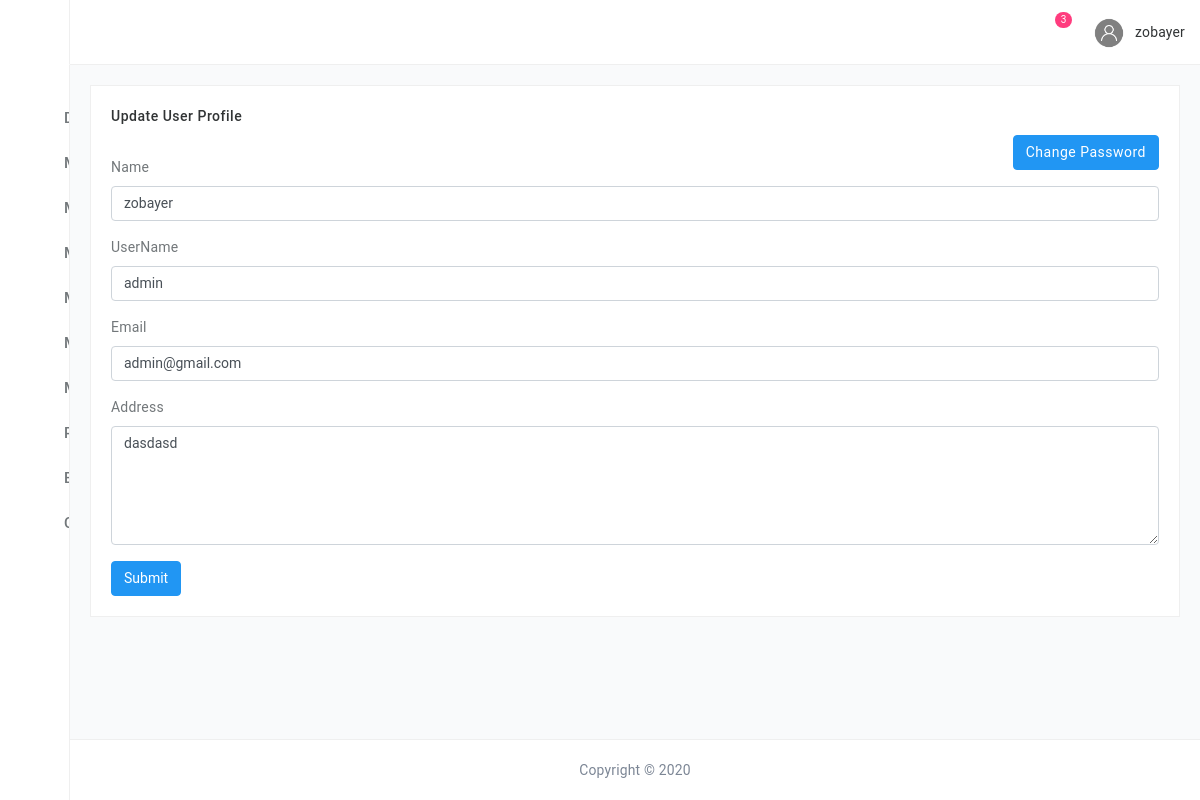
Page /admin/userprofile.php (signed in) on the committed database.
### tables this page shows
CREATE TABLE `users` (
  `userId` int(11) NOT NULL,
  `name` varchar(255) DEFAULT NULL,
  `employeeid` varchar(255) DEFAULT NULL,
  `address` varchar(255) DEFAULT NULL,
  `city` varchar(255) DEFAULT NULL,
  `country` varchar(255) DEFAULT NULL,
  `zip` varchar(255) DEFAULT NULL,
  `phone` varchar(255) DEFAULT NULL,
  `email` varchar(255) DEFAULT NULL,
  `password` varchar(32) DEFAULT NULL,
  `typeofuser` varchar(255) DEFAULT 'general',
  `img` varchar(255) DEFAULT NULL,
  `role` int(11) NOT NULL DEFAULT 1,
  `block` varchar(255) NOT NULL DEFAULT '0'
);

### lib/Database.php (called while the page is built, shortened)
<?php
Class Database{
 public $host   = DB_HOST;
 public $user   = DB_USER;
 public $pass   = DB_PASS;
 public $dbname = DB_NAME;
 public $link;
private function connectDB(){
 $this->link = new mysqli($this->host, $this->user, $this->pass,
  $this->dbname);
 }
public function select($query){
  $result = $this->link->query($query) or
   die($this->link->error.__LINE__);
  if($result->num_rows > 0){
    return $result;
  } else {
    return false;
  }
 }
}
?>

### lib/Session.php (called while the page is built, shortened)
<?php
class Session{
 public static function get($key){
  if (isset($_SESSION[$key])) {
   return $_SESSION[$key];
  } else {
   return false;
  }
 }
}
?>

### classes/User.php (called while the page is built, shortened)
<?php
$filepath=realpath(dirname(__FILE__));
include_once ($filepath.'/../lib/Database.php');
 ?>
<?php
class User{
	private $db;
	public function __construct(){
		$this->db=new Database();
	}
	public function getUserProfileData()
	{
		$adminid=Session::get("adminId");
		$adminRole=Session::get("adminRole");
		$query="select * from users where userId='$adminid' and role='$adminRole'";
         $result=$this->db->select($query);
         return $result;
	}
}
 ?>

### admin/userprofile.php (the view, shortened to what this page needs)
<?php include 'inc/header.php';?>
<?php include 'inc/sidebar.php';?>
<?php include 'inc/header-nav.php';?>
<?php include_once'../classes/User.php';?>
<?php
$ur= new User();
 ?>
 <main class="main-content bgc-grey-100">
    <div id="mainContent">
        <div class="row gap-20 masonry pos-r">
            <div class="masonry-sizer col-md-12"></div>
            <div class="masonry-item col-md-12">
                <div class="bgc-white p-20 bd">
                    <h6 class="c-grey-900">Update User Profile</h6>
                    <h6 class="pull-right">
                      <a href="changepassword.php" class="btn btn-primary">Change Password</a>
                    </h6>
                    <div class="mT-30">
                         <?php
                         $viewusers=$ur->getUserProfileData();
	                     if ($viewusers) {
	                     while ($result=$viewusers->fetch_assoc()) {
                         ?>
                        <form  method="post">
                            <div class="form-group">
                                <label for="exampleInputEmail1">Name </label>
                                <input type="text" class="form-control" id="exampleInputEmail1" aria-describedby="emailHelp" name="name" value="<?php echo($result['name']); ?>" required="required">
                            </div>
                           <div class="form-group">
                                <label for="exampleInputEmail1">UserName </label>
                                <input type="text" class="form-control" id="exampleInputEmail1" aria-describedby="emailHelp" name="typeofuser" value="<?php echo($result['typeofuser']); ?>" required="required">
                            </div>
                             <div class="form-group">
                                <label for="exampleInputEmail1">Email </label>
                                <input type="text" class="form-control" id="exampleInputEmail1" aria-describedby="emailHelp" name="email" value="<?php echo($result['email']); ?>" required="required" >
                            </div>
                             <div class="form-group">
                                <label for="exampleInputEmail1">Address</label>
                                <textarea class="form-control" rows="5" id="comment" name="details" required="required"><?php echo($result['address']);?></textarea>
                            </div>
                            <button type="submit" class="btn btn-primary">Submit</button>
                        </form>
                        <?php }}else{echo("User info not found");} ?>
                    </div>
                </div>
            </div>
        </div>
    </div>
</main>
<?php include 'inc/footer.php';?>

### rows in the picture
users: name "zobayer", typeofuser "admin", email "admin@gmail.com", details "dasdasd"

### other values in the picture
$countMail "3"
Session::get('adminName') "zobayer"
